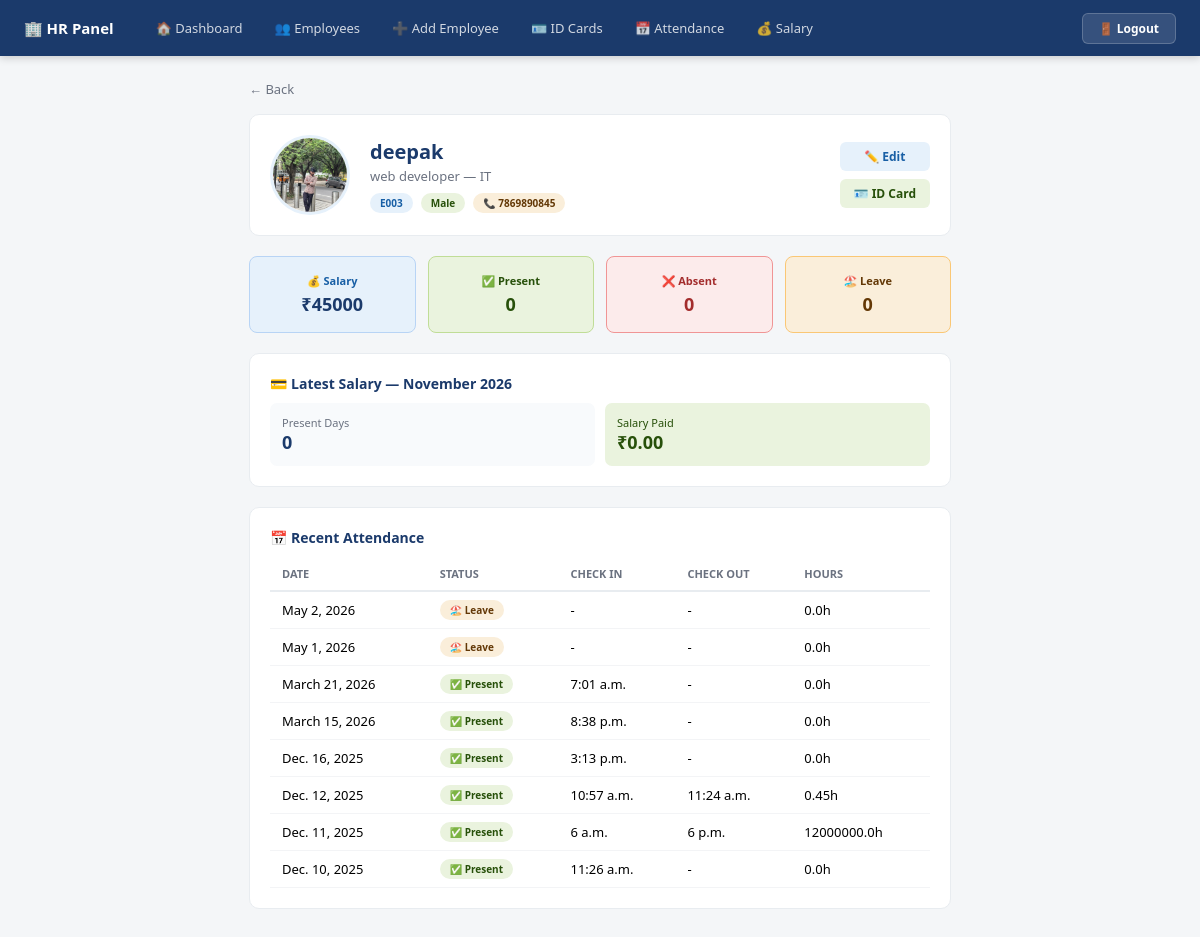
/employee/3/, run on the app's committed database.
### app/models.py (models this page shows, shortened)
class Employees(models.Model):
    user = models.OneToOneField(CustomUser, on_delete=models.CASCADE, null=True, blank=True)
    name = models.CharField(max_length=100)
    emp_id = models.CharField(max_length=20, unique=True, blank=True)
    Gender = models.CharField(choices=[('Male','Male'),('Female','Female'),('Other','Other')], max_length=10)
    phone = models.BigIntegerField()
    depertment = models.CharField(choices=[
        ('HR','HR'),('IT','IT'),('Finance','Finance'),
        ('Marketing','Marketing'),('Sales','Sales')
    ], max_length=20)
    designation = models.CharField(max_length=50)
    salary = models.IntegerField(default=0)
    photo = models.ImageField(upload_to='image/', blank=True, null=True)

class emp_Salary(models.Model):
    employee = models.ForeignKey(Employees, on_delete=models.CASCADE)
    month = models.CharField(max_length=20)
    year = models.IntegerField()
    present_days = models.IntegerField(default=0)
    salary = models.DecimalField(max_digits=10, decimal_places=2, default=0)

class Emp_Attendance(models.Model):
    employee = models.ForeignKey(Employees, on_delete=models.CASCADE)
    date = models.DateField()
    status = models.CharField(choices=[
        ('present','Present'),('absent','Absent'),('leave','Leave')
    ], max_length=10, null=True, blank=True)
    check_in = models.TimeField(null=True, blank=True)
    check_out = models.TimeField(null=True, blank=True)
    total_hours = models.FloatField(default=0)

### app/views.py (the view)
# urls.py: path('employee/<int:id>/', employee_detail_view, name='employee_detail'),
def employee_detail_view(request, id):
    emp   = get_object_or_404(Employees, id=id)
    today = datetime.now().date()
    att   = Emp_Attendance.objects.filter(
        employee=emp,
        date__month=today.month,
        date__year=today.year
    )
    return render(request, 'employee_detail.html', {
        'emp':               emp,
        'present_days':      att.filter(status__icontains='present').count(),
        'absent_days':       att.filter(status__icontains='absent').count(),
        'leave_days':        att.filter(status__icontains='leave').count(),
        'latest_salary':     emp_Salary.objects.filter(employee=emp).order_by('-year', '-month').first(),
        'recent_attendance': Emp_Attendance.objects.filter(employee=emp).order_by('-date')[:10],
    })

### app/templates/employee_detail.html (shortened to what this page needs)
{% include "hr_navbar.html" %}
<!DOCTYPE html>
<html lang="en">
<head>
</head>
<body>
<div class="content">
  <a href="{% url 'employee' %}" style="font-size:13px;color:#6B7280;text-decoration:none;display:inline-block;margin-bottom:1rem">← Back</a>
  <div class="card" style="display:flex;align-items:center;gap:20px">
    {% if emp.photo %}
      <img src="{{ emp.photo.url }}" style="width:80px;height:80px;border-radius:50%;object-fit:cover;border:3px solid #E6F1FB;flex-shrink:0">
    {% else %}
      <div style="width:80px;height:80px;border-radius:50%;background:#E6F1FB;display:flex;align-items:center;justify-content:center;font-size:28px;font-weight:700;color:#1B3A6B;flex-shrink:0">{{ emp.name|first|upper }}</div>
    {% endif %}
    <div style="flex:1">
      <div style="font-size:20px;font-weight:700;color:#1B3A6B">{{ emp.name }}</div>
      <div style="font-size:13px;color:#6B7280;margin-top:2px">{{ emp.designation }} — {{ emp.depertment }}</div>
      <div style="margin-top:8px;display:flex;gap:8px;flex-wrap:wrap">
        <span class="badge" style="background:#E6F1FB;color:#185FA5">{{ emp.emp_id }}</span>
        <span class="badge" style="background:#EAF3DE;color:#27500A">{{ emp.Gender }}</span>
        <span class="badge" style="background:#FAEEDA;color:#633806">📞 {{ emp.phone }}</span>
      </div>
    </div>
    <div style="display:flex;flex-direction:column;gap:8px">
      <a href="{% url 'employee_edit' emp.id %}" style="background:#E6F1FB;color:#185FA5;padding:6px 14px;border-radius:6px;font-size:12px;font-weight:600;text-decoration:none;text-align:center">✏️ Edit</a>
      <a href="{% url 'create-id' emp.id %}" style="background:#EAF3DE;color:#27500A;padding:6px 14px;border-radius:6px;font-size:12px;font-weight:600;text-decoration:none;text-align:center">🪪 ID Card</a>
    </div>
  </div>
  <div style="display:grid;grid-template-columns:repeat(4,1fr);gap:12px;margin-bottom:1.25rem">
    <div style="background:#E6F1FB;border:1px solid #B8D4F5;border-radius:8px;padding:1rem;text-align:center">
      <div style="font-size:11px;color:#185FA5;font-weight:600;margin-bottom:4px">💰 Salary</div>
      <div style="font-size:18px;font-weight:700;color:#1B3A6B">₹{{ emp.salary }}</div>
    </div>
    <div style="background:#EAF3DE;border:1px solid #C0DD97;border-radius:8px;padding:1rem;text-align:center">
      <div style="font-size:11px;color:#27500A;font-weight:600;margin-bottom:4px">✅ Present</div>
      <div style="font-size:18px;font-weight:700;color:#27500A">{{ present_days }}</div>
    </div>
    <div style="background:#FCEBEB;border:1px solid #F09595;border-radius:8px;padding:1rem;text-align:center">
      <div style="font-size:11px;color:#A32D2D;font-weight:600;margin-bottom:4px">❌ Absent</div>
      <div style="font-size:18px;font-weight:700;color:#A32D2D">{{ absent_days }}</div>
    </div>
    <div style="background:#FAEEDA;border:1px solid #FAC775;border-radius:8px;padding:1rem;text-align:center">
      <div style="font-size:11px;color:#633806;font-weight:600;margin-bottom:4px">🏖️ Leave</div>
      <div style="font-size:18px;font-weight:700;color:#633806">{{ leave_days }}</div>
    </div>
  </div>
  {% if latest_salary %}
  <div class="card">
    <div style="font-size:14px;font-weight:600;color:#1B3A6B;margin-bottom:10px">💳 Latest Salary — {{ latest_salary.month }} {{ latest_salary.year }}</div>
    <div style="display:grid;grid-template-columns:1fr 1fr;gap:10px">
      <div style="background:#F8FAFC;padding:0.75rem;border-radius:7px"><div style="font-size:11px;color:#6B7280">Present Days</div><div style="font-size:18px;font-weight:600;color:#1B3A6B">{{ latest_salary.present_days }}</div></div>
      <div style="background:#EAF3DE;padding:0.75rem;border-radius:7px"><div style="font-size:11px;color:#27500A">Salary Paid</div><div style="font-size:18px;font-weight:600;color:#27500A">₹{{ latest_salary.salary }}</div></div>
    </div>
  </div>
  {% endif %}
  <div class="card">
    <div style="font-size:14px;font-weight:600;color:#1B3A6B;margin-bottom:10px">📅 Recent Attendance</div>
    <table class="table">
      <thead><tr><th>Date</th><th>Status</th><th>Check In</th><th>Check Out</th><th>Hours</th></tr></thead>
      <tbody>
        {% for a in recent_attendance %}
        <tr>
          <td>{{ a.date }}</td>
          <td>
            {% if 'present' in a.status|lower %}<span class="badge" style="background:#EAF3DE;color:#27500A">✅ Present</span>
            {% elif 'absent' in a.status|lower %}<span class="badge" style="background:#FCEBEB;color:#A32D2D">❌ Absent</span>
            {% else %}<span class="badge" style="background:#FAEEDA;color:#633806">🏖️ Leave</span>{% endif %}
          </td>
          <td>{{ a.check_in|default:"-" }}</td>
          <td>{{ a.check_out|default:"-" }}</td>
          <td>{{ a.total_hours }}h</td>
        </tr>
        {% empty %}
        <tr><td colspan="5" style="text-align:center;padding:2rem;color:#9CA3AF">No records.</td></tr>
        {% endfor %}
      </tbody>
    </table>
  </div>
</div>
</body>
</html>

### app/templates/employee_detail.html (style rules this page uses)
* { box-sizing:border-box;margin:0;padding:0 }
body { font-family:'Segoe UI',sans-serif;background:#F4F6F8 }
.content { padding:1.5rem;max-width:750px;margin:0 auto }
.card { background:#fff;border:1px solid #E8ECF0;border-radius:10px;padding:1.25rem;margin-bottom:1.25rem }
.badge { font-size:10px;font-weight:600;padding:3px 10px;border-radius:999px }
.table { width:100%;border-collapse:collapse;font-size:13px }
.table th { padding:9px 12px;text-align:left;font-size:11px;font-weight:600;color:#6B7280;text-transform:uppercase;border-bottom:2px solid #E8ECF0 }
.table td { padding:9px 12px;border-bottom:1px solid #F3F4F6 }

### data on the page
Employees: photo (picture), name "deepak", designation "web developer", depertment "IT", emp_id "E003", Gender "Male", phone "7869890845", salary "45000"
emp_Salary: month "November", year "2026", present_days "0", salary "0.00"
Emp_Attendance: date "May 2, 2026", shows "🏖️ Leave", check_in "-", check_out "-", total_hours "0.0"
Emp_Attendance: date "May 1, 2026", shows "🏖️ Leave", check_in "-", check_out "-", total_hours "0.0"
Emp_Attendance: date "March 21, 2026", status "✅ Present", check_in "7:01 a.m.", check_out "-", total_hours "0.0"
Emp_Attendance: date "March 15, 2026", status "✅ Present", check_in "8:38 p.m.", check_out "-", total_hours "0.0"
Emp_Attendance: date "Dec. 16, 2025", status "✅ Present", check_in "3:13 p.m.", check_out "-", total_hours "0.0"
Emp_Attendance: date "Dec. 12, 2025", status "✅ Present", check_in "10:57 a.m.", check_out "11:24 a.m.", total_hours "0.45"
Emp_Attendance: date "Dec. 11, 2025", status "✅ Present", check_in "6 a.m.", check_out "6 p.m.", total_hours "12000000.0"
Emp_Attendance: date "Dec. 10, 2025", status "✅ Present", check_in "11:26 a.m.", check_out "-", total_hours "0.0"

### other printed values
{{ present_days }} "0"
{{ absent_days }} "0"
{{ leave_days }} "0"
